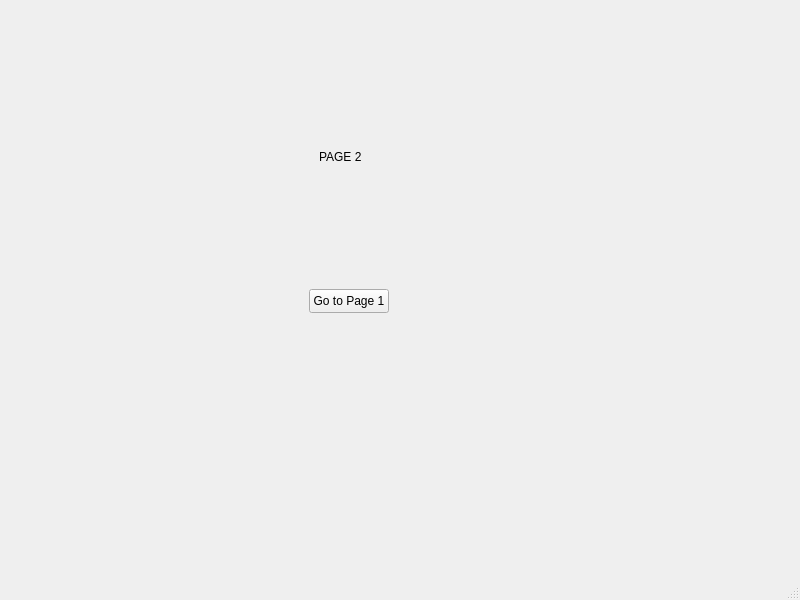
<?xml version="1.0" encoding="UTF-8"?>
<ui version="4.0">
 <class>MainWindow</class>
 <widget class="QMainWindow" name="MainWindow">
  <property name="geometry">
   <rect>
    <x>0</x>
    <y>0</y>
    <width>800</width>
    <height>600</height>
   </rect>
  </property>
  <property name="windowTitle">
   <string>MainWindow</string>
  </property>
  <widget class="QWidget" name="centralwidget">
   <layout class="QHBoxLayout" name="horizontalLayout">
    <item>
     <widget class="QStackedWidget" name="stackedWidget">
      <property name="currentIndex">
       <number>1</number>
      </property>
      <widget class="QWidget" name="page1">
       <widget class="QLabel" name="label">
        <property name="geometry">
         <rect>
          <x>310</x>
          <y>150</y>
          <width>291</width>
          <height>151</height>
         </rect>
        </property>
        <property name="text">
         <string>PAGE 1</string>
        </property>
       </widget>
       <widget class="QPushButton" name="pushButton">
        <property name="geometry">
         <rect>
          <x>290</x>
          <y>310</y>
          <width>80</width>
          <height>24</height>
         </rect>
        </property>
        <property name="text">
         <string>Go to Page 2</string>
        </property>
       </widget>
      </widget>
      <widget class="QWidget" name="page_2">
       <widget class="QPushButton" name="pushButton_2">
        <property name="geometry">
         <rect>
          <x>300</x>
          <y>280</y>
          <width>80</width>
          <height>24</height>
         </rect>
        </property>
        <property name="text">
         <string>Go to Page 1</string>
        </property>
       </widget>
       <widget class="QLabel" name="label_2">
        <property name="geometry">
         <rect>
          <x>310</x>
          <y>140</y>
          <width>56</width>
          <height>16</height>
         </rect>
        </property>
        <property name="text">
         <string>PAGE 2</string>
        </property>
       </widget>
      </widget>
     </widget>
    </item>
   </layout>
  </widget>
  <widget class="QMenuBar" name="menubar">
   <property name="geometry">
    <rect>
     <x>0</x>
     <y>0</y>
     <width>800</width>
     <height>21</height>
    </rect>
   </property>
  </widget>
  <widget class="QStatusBar" name="statusbar"/>
 </widget>
 <resources/>
 <connections/>
</ui>
